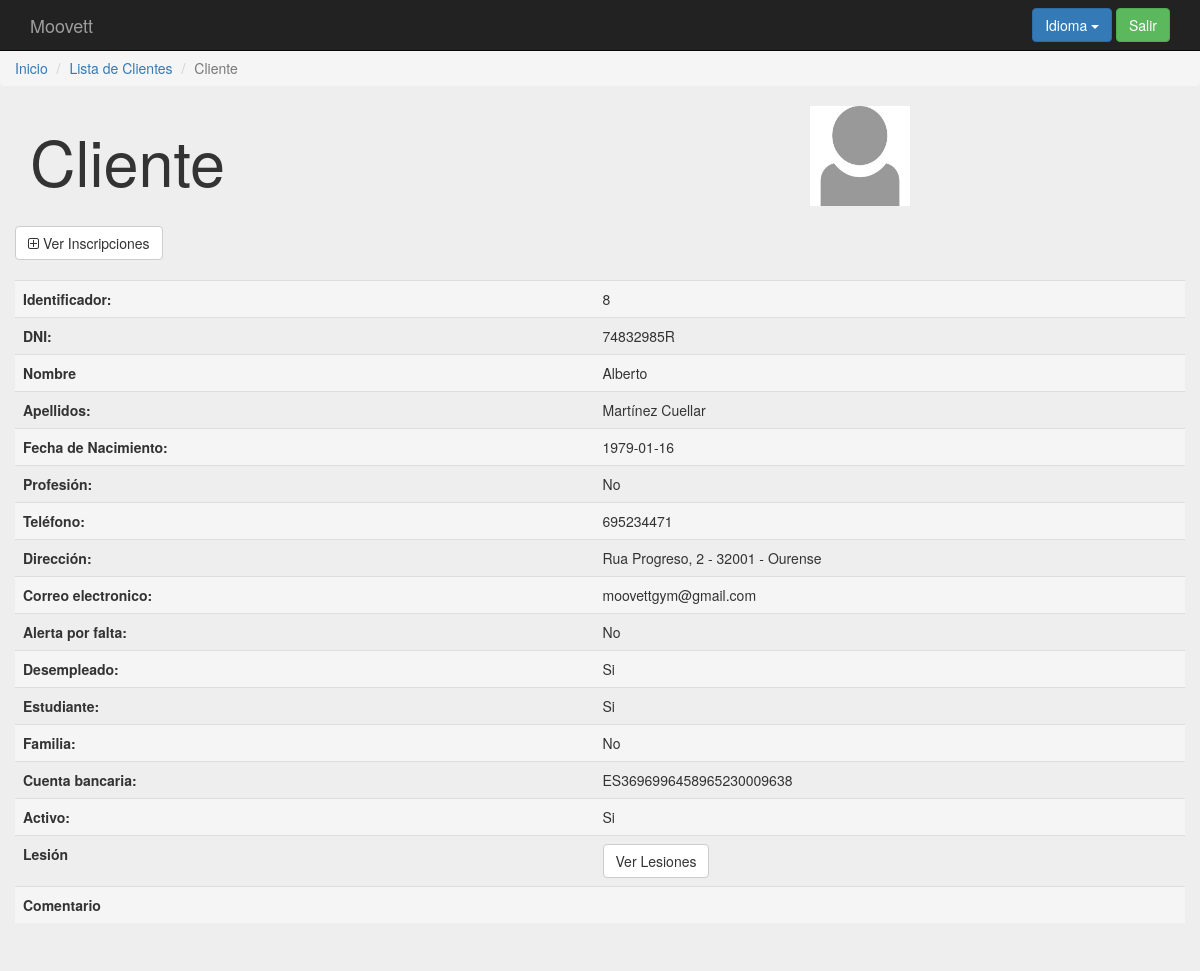
/index.php?controller=client&action=showone&id=8 (signed in), run on the app's committed database.
### tables this page shows
create table `cliente` (
`id` int(11) not null,
  `dni_c` varchar(9) not null,
  `nombre_c` varchar(15) not null,
  `apellidos_c` varchar(40) not null,
  `fecha_nac` date default null,
  `profesion` varchar(20) default null,
  `telefono` int(11) default null,
  `direccion` varchar(50) default null,
  `comentario` varchar(500) default null,
  `email` varchar(30) default null,
  `alerta_falta` tinyint(1) not null default '0',
  `desempleado` tinyint(1) not null default '0',
  `estudiante` tinyint(1) not null default '0',
  `familiar` tinyint(1) not null default '0',
  `num_cuenta` varchar(24) not null,
  `activo` tinyint(1) not null default '0',
  `foto` varchar(15) not null
);

### core/ViewManager.php (called while the page is built, shortened)
<?php
class ViewManager {
    private $variables = array();
    public function setVariable($varname, $value, $flash=false) {
        $this->variables[$varname] = $value;
    }
    public function getVariable($varname, $default=NULL) {
        if (!isset($this->variables[$varname])) {
            return $default;
        }
        return $this->variables[$varname];
    }
    public function render($controller, $viewname) {
        include(__DIR__."/../Views/$controller/$viewname.php");
    }
    private static $viewmanager_singleton = NULL;
    public static function getInstance() {
        if (self::$viewmanager_singleton == null) {
            self::$viewmanager_singleton = new ViewManager();
        }
        return self::$viewmanager_singleton;
    }
}

### Controllers/CLIENT_Controller.php (called while the page is built, shortened)
<?php
require_once(__DIR__."/../core/ViewManager.php");
require_once(__DIR__."/../core/I18n.php");
require_once(__DIR__."/../Models/Client.php");
require_once(__DIR__."/../Models/CLIENT_Model.php");
class CLIENT_Controller extends BaseController {
    private $clientMapper;
    public function __construct() {
        $this->clientMapper = new CLIENT_Model();
        $this->view->setLayout("default");
    }
    public function showone(){
        $clientid = $_REQUEST["id"];
        $client = $this->clientMapper->fetch($clientid);
        $injuries = $this->clientMapper->fetch_injuries();
        $this->view->setVariable("injuries", $injuries);
        $this->view->setVariable("client", $client);
        $this->view->render("client", "CLIENT_SHOWONE_Vista");
    }
}

### index.php (called while the page is built, shortened)
<?php
function run() {
    try{
        $controller = loadController($_GET["controller"]);
        $actionName = $_GET["action"];
        $controller->$actionName();
    } catch(Exception $ex) {
        die($ex->getMessage());
  }
}
function loadController($controllerName) {
    return new $controllerClassName();
}
run();
?>

### core/I18n.php (called while the page is built, shortened)
<?php
class I18n {
  private $messages;
  public function setLanguage($language) {
    $this->messages = $i18n_messages;
  }
  public function i18n($key) {
    if (isset($this->messages[$key])){
      return $this->messages[$key];
    }else{
      return $key;
    }
  }
  private static $i18n_singleton = null;
  public static function getInstance() {
    if (self::$i18n_singleton == NULL) {
      self::$i18n_singleton = new I18n();
    }
    return self::$i18n_singleton;
  }
}
function i18n($key) {
  return I18n::getInstance()->i18n($key);
}

### Models/Client.php (called while the page is built, shortened)
<?php
class Client {
    private $id;
    private $dni;
    private $name;
    private $surname;
    private $birthday;
    private $profession;
    private $phone;
    private $address;
    private $email;
    private $alert;
    private $unemployed;
    private $student;
    private $family;
    private $account;
    private $active;
    private $photo;
    public function __construct($id=NULL,$dni=NULL,$name=NULL, $surname=NULL,
                                $birthday=NULL, $profession=NULL, $phone=NULL, $address=NULL,$comment=NULL,
                                $email=NULL,$alert=NULL,$unemployed=NULL,$student=NULL,$family=NULL,$account=NULL,
                                $active=NULL,$photo=NULL,$injury=NULL) {
     $this->id = $id;
     $this->dni = $dni;
     $this->name = $name;
     $this->surname = $surname;
     $this->birthday = $birthday;
     $this->profession = $profession;
     $this->phone = $phone;
     $this->address = $address;
     $this->email = $email;
     $this->alert = $alert;
     $this->unemployed= $unemployed;
     $this->student = $student;
     $this->family = $family;
     $this->account = $account;
     $this->active = $active;
     $this->photo = $photo;
    }
    public function getID() {
        return $this->id;
    }
    public function getDni(){
        return $this->dni;
    }
    public function getName(){
        return $this->name;
    }
    public function getSurname(){
        return $this->surname;
    }
    public function getBirthday(){
        return $this->birthday;
    }
    public function getProfession(){
        return $this->profession;
    }
    public function getPhone(){
        return $this->phone;
    }
    public function getAddress(){
        return $this->address;
    }
    public function getEmail() {
        return $this->email;
    }
    public function getAlert() {
        return $this->alert;
    }
    public function getUnemPloyed() {
        return $this->unemployed;
    }
    public function getStudent() {
        return $this->student;
    }
    public function getFamily() {
        return $this->family;
    }
    public function getAccount() {
        return $this->account;
    }
    public function getActive() {
        return $this->active;
    }
    public function getPhoto() {
        return $this->photo;
    }
}

### Models/CLIENT_Model.php (called while the page is built, shortened)
<?php
require_once(__DIR__."/../core/PDOConnection.php");
class CLIENT_Model {
    private $db;
    public function __construct() {
        $this->db = PDOConnection::getInstance();
    }
    public function fetch($clientID){
           $sql = $this->db->prepare("SELECT cliente.*,lesion.id as lesion_id FROM cliente,lesion_cliente,lesion
                                      WHERE cliente.id=? AND lesion_cliente.id_lesion=lesion.id AND cliente.id=lesion_cliente.cliente_id");
           $sql->execute(array($clientID));
           $client = $sql->fetch(PDO::FETCH_ASSOC);
           if($client != NULL) {
               return new Client($client["id"], $client["dni_c"], $client["nombre_c"], $client["apellidos_c"],
                                           $client["fecha_nac"],$client["profesion"],$client["telefono"],$client["direccion"],
                                           $client["comentario"],$client["email"], $client["alerta_falta"],$client["desempleado"],
                                           $client["estudiante"],$client["familiar"],$client["num_cuenta"],$client["activo"],$client["foto"],$client["lesion_id"]);
           } else {
             $sql = $this->db->prepare("SELECT * FROM cliente WHERE id=?");
             $sql->execute(array($clientID));
             $client = $sql->fetch(PDO::FETCH_ASSOC);
             if($client != NULL) {
               return new Client($client["id"], $client["dni_c"], $client["nombre_c"], $client["apellidos_c"],
                                           $client["fecha_nac"],$client["profesion"],$client["telefono"],$client["direccion"],
                                           $client["comentario"],$client["email"], $client["alerta_falta"],$client["desempleado"],
                                           $client["estudiante"],$client["familiar"],$client["num_cuenta"],$client["activo"],$client["foto"],null);
             }else{
               return NULL;
           }
       }
     }
}

### core/PDOConnection.php (called while the page is built)
<?php
class PDOConnection {
    private static $dbhost = "127.0.0.1";
    private static $dbname = "moovett";
    private static $dbuser = "moovett";
    private static $dbpass = "moovett";
    private static $db_singleton = null;
    public static function getInstance() {
        if (self::$db_singleton == null) {
            self::$db_singleton = new PDO(
                "mysql:host=".self::$dbhost.";dbname=".self::$dbname.";charset=utf8",
                self::$dbuser,
                self::$dbpass,
                array(
                    PDO::ATTR_EMULATE_PREPARES => false,
                    PDO::ATTR_ERRMODE => PDO::ERRMODE_EXCEPTION
                )
            );
        }
        return self::$db_singleton;
    }
}
?>

### Views/client/CLIENT_SHOWONE_Vista.php (the view, shortened to what this page needs)
<?php
require_once(__DIR__."/../../core/ViewManager.php");
$view = ViewManager::getInstance();
$view->setVariable("title", "Show Client");
$client = $view->getVariable("client");
?>
<div class="jumbotron">
  <div class="design">
  <ol class="breadcrumb">
    <li class="breadcrumb-item"><a href="index.php?controller=user&amp;action=login"><?= i18n("Home") ?></a></li>
    <li class="breadcrumb-item"><a href="index.php?controller=client&amp;action=show"><?= i18n("List of Clients") ?></a></li>
    <li class="breadcrumb-item active"><?= i18n("Client") ?></li>
  </ol>
  </div>
    <div class="container">
  	  <div class="row">
            <?php if($client->getPhoto()){?>
              <div class="col-sm-4 col-sm-push-8"><img src=<?= basename(__FILE__)."../../pictures/".$client->getPhoto() ?> alt="<?= $client->getPhoto()?>" width="100px" height="100px" /></div>
            <?php } else { ?>
              <div class="col-sm-4 col-sm-push-8"><img src=<?= basename(__FILE__)."../../pictures/profile_image.png" ?> alt="default_image" width="100px" height="100px" /></div>
            <?php } ?>
      <div class="col-sm-8 col-sm-pull-4"><h1><?= i18n("Client")?></h1></div>
    </div>
    <div class="row top-buffer">
        <a href="index.php?controller=client&amp;action=inscriptions&amp;id=<?=$client->getID()?>" class="btn btn-default"><i class="fa fa-plus-square-o" aria-hidden="true"></i> <?= i18n("View Inscriptions") ?></a>
    </div>
      <div class="row top-buffer">
    		<table class="table" >
          <tr class="active">
            <th><?= i18n("Identifier")?>:</th>
            <td><?= $client->getID() ?></td>
          </tr>
          <tr>
            <th><?= i18n("DNI")?>:</th>
            <td><?= $client->getDni() ?></td>
          </tr>
          <tr class="active">
            <th><?= i18n("Name")?></th>
            <td><?= $client->getName() ?></td>
          </tr>
          <tr>
            <th><?= i18n("Surname")?>:</th>
            <td><?= $client->getSurname() ?></td>
          </tr>
          <tr class="active">
            <th><?= i18n("Birthdate")?>:</th>
            <td><?= $client->getBirthday() ?></td>
          </tr>
          <tr>
            <th><?= i18n("Profession")?>:</th>
            <?php if($client->getProfession()){ ?>
            <td><?= $client->getProfession() ?></td>
            <?php } else{ ?>
              <td><?= i18n("No") ?></td>
            <?php }  ?>
          </tr>
          <tr class="active">
            <th><?= i18n("Phone")?>:</th>
            <td><?= $client->getPhone() ?></td>
          </tr>
          <tr>
            <th><?= i18n("Address")?>:</th>
            <td><?= $client->getAddress() ?></td>
          </tr>
          <tr class="active">
            <th><?= i18n("Email")?>:</th>
            <td><?= $client->getEmail() ?></td>
          </tr>
          <tr >
            <th><?= i18n("Alert Fault")?>:</th>
              <?php if($client->getAlert()){ ?>
              <td><?= i18n("Yes") ?></td>
              <?php } else { ?>
              <td><?= i18n("No") ?></td>
              <?php } ?>
          </tr>
          <tr class="active">
            <th><?= i18n("Unemployed")?>:</th>
              <?php if($client->getUnemployed()){ ?>
              <td><?= i18n("Yes") ?></td>
              <?php } else { ?>
              <td><?= i18n("No") ?></td>
              <?php } ?>
          </tr>
          <tr >
            <th><?= i18n("Student")?>:</th>
              <?php if($client->getStudent()){ ?>
              <td><?= i18n("Yes") ?></td>
              <?php } else { ?>
              <td><?= i18n("No") ?></td>
              <?php } ?>
          </tr>
          <tr class="active">
            <th><?= i18n("Family")?>:</th>
              <?php if($client->getFamily()){ ?>
              <td><?= i18n("Yes") ?></td>
              <?php } else { ?>
              <td><?= i18n("No") ?></td>
              <?php } ?>
          </tr>
          <tr>
            <th><?= i18n("Bank account")?>:</th>
            <td><?= $client->getAccount() ?></td>
          </tr>
          <tr class="active">
            <th><?= i18n("Operating")?>:</th>
              <?php if($client->getActive()){ ?>
              <td><?= i18n("Yes") ?></td>
              <?php } else { ?>
              <td><?= i18n("No") ?></td>
              <?php } ?>
          </tr>
          <tr>
            <th><?= i18n("Injury")?></th>
            <td>
            <a href="index.php?controller=client&amp;action=injuries&amp;id=<?=$client->getID()?>" class="btn btn-default"><i aria-hidden="true"></i> <?= i18n("View Injuries") ?></a>
          </td>
          </tr>
          <tr class="active">
            <th class="col-md-2"><?= i18n("Comment")?></th>
            <td class="col-md-2"><?= $client->getComment() ?></td>
          </tr>
        </table>
      </div>
</div>

### css/style.css (style rules this page uses)
body { padding-top: 50px; padding-bottom: 20px; }
.design { margin-top:-48px !important; }
.top-buffer { margin-top:20px; }

### data on the page
cliente: id "8", dni_c "74832985R", nombre_c "Alberto", apellidos_c "Martínez Cuellar", fecha_nac "1979-01-16", telefono "695234471", direccion "Rua Progreso, 2 - 32001 - Ourense", email "moovettgym@gmail.com", num_cuenta "ES3696996458965230009638"

### other printed values
i18n("Language") "Idioma"
i18n("Logout") "Salir"
i18n("Home") "Inicio"
i18n("List of Clients") "Lista de Clientes"
i18n("Client") "Cliente"
i18n("View Inscriptions") "Ver Inscripciones"
i18n("Identifier") "Identificador"
i18n("DNI") "DNI"
i18n("Name") "Nombre"
i18n("Surname") "Apellidos"
i18n("Birthdate") "Fecha de Nacimiento"
i18n("Profession") "Profesión"
i18n("No") "No"
i18n("Phone") "Teléfono"
i18n("Address") "Dirección"
